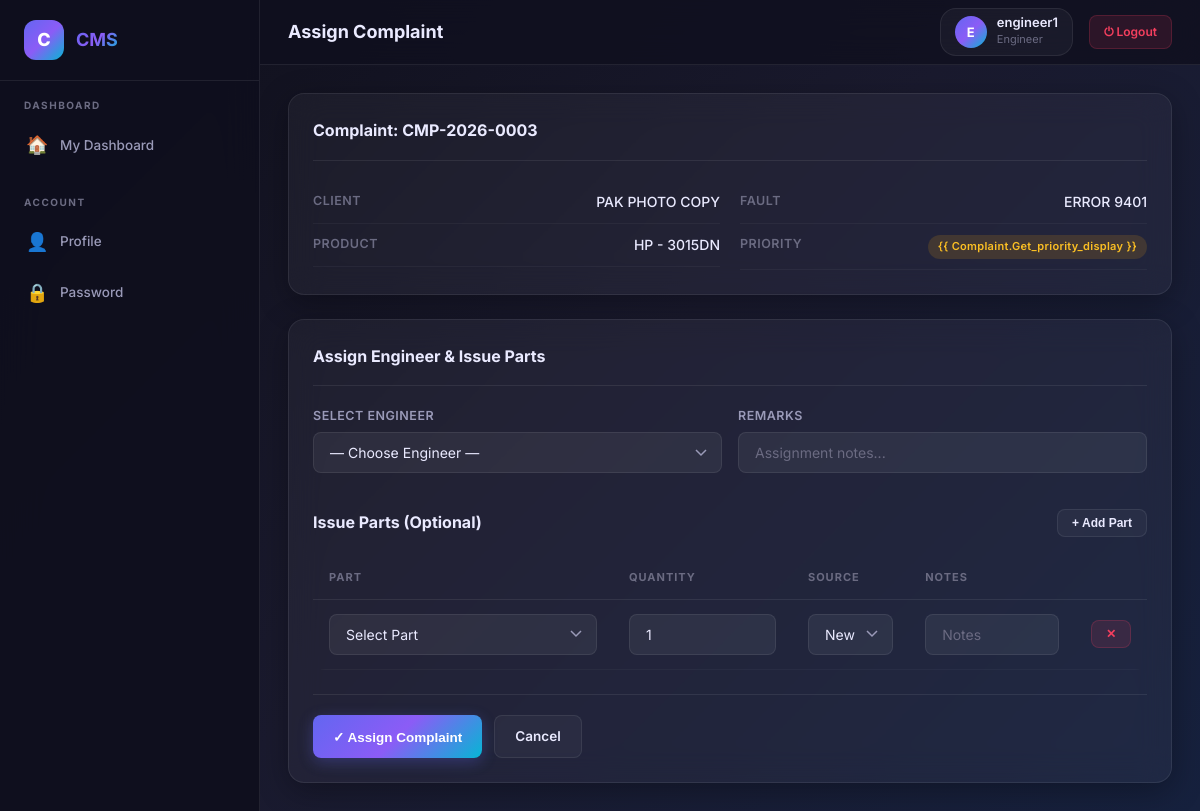
The page /complaints/8/assign/ (signed in) on the database its author committed.
### accounts/models.py (models this page shows, shortened)
class User(AbstractUser):
    ROLE_CHOICES = (
        ('admin', 'Admin'),
        ('engineer', 'Engineer'),
        ('operations', 'Operations'),  # NEW
        ('analytics', 'Analytics'),     # NEW
        ('manager', 'Manager'),         # NEW
    )
    role = models.CharField(max_length=20, choices=ROLE_CHOICES, default='engineer')
    contact_no = models.CharField(max_length=20, blank=True, null=True)

### complaints/models.py (models this page shows, shortened)
class Complaint(models.Model):
    STATUS_CHOICES = (
        ('new', 'New'),
        ('assigned', 'Assigned'),
        ('in_progress', 'In Progress'),
        ('resolved', 'Resolved'),        # ✅ NEW
        ('visit_only', 'Visit Only'),     # ✅ NEW
        ('cancel', 'Cancelled'),          # ✅ NEW
        ('closed', 'Closed'),
    )
    PRIORITY_CHOICES = (
        ('low', 'Low'),
        ('medium', 'Medium'),
        ('high', 'High'),
    )
    complaint_no = models.CharField(max_length=20, unique=True, editable=False)
    client = models.ForeignKey(Client, on_delete=models.CASCADE)
    product = models.ForeignKey(Product, on_delete=models.CASCADE)
    fault = models.ForeignKey(
        Fault,
        on_delete=models.PROTECT,
        null=True,
        blank=True
    )
    other_details = models.TextField(blank=True, default='')
    status = models.CharField(
        max_length=20,
        choices=STATUS_CHOICES,
        default='new'
    )
    priority = models.CharField(
        max_length=20,
        choices=PRIORITY_CHOICES,
        default='medium'
    )
    service_charge = models.DecimalField(
        max_digits=10,
        decimal_places=2,
        default=0.00,
        validators=[MinValueValidator(0)],
        help_text="Engineer service charges"
    )
    total_parts_cost = models.DecimalField(
        max_digits=10,
        decimal_places=2,
        default=0.00,
        validators=[MinValueValidator(0)],
        help_text="Total cost of parts used"
    )
    grand_total = models.DecimalField(
        max_digits=10,
        decimal_places=2,
        default=0.00,
        validators=[MinValueValidator(0)],
        help_text="Service Charge + Parts Cost"
    )
    is_free = models.BooleanField(
        default=False,
        help_text="Free service (no charges)"
    )
    is_amc = models.BooleanField(
        default=False,
        help_text="Under Annual Maintenance Contract"
    )
    is_warranty = models.BooleanField(
        default=False,
        help_text="Under Warranty"
    )
    resolved_at = models.DateTimeField(
        null=True,
        blank=True,
        help_text="When complaint was resolved"
    )
    resolved_by = models.ForeignKey(
        settings.AUTH_USER_MODEL,
        on_delete=models.SET_NULL,
        null=True,
        blank=True,
        related_name='resolved_complaints',
        help_text="Engineer who resolved"
    )
    resolution_remarks = models.TextField(
        blank=True,
        null=True,
        help_text="Remarks at time of resolution"
    )
    created_at = models.DateTimeField(auto_now_add=True)
    updated_at = models.DateTimeField(auto_now=True)
    class Meta:
        ordering = ['-created_at']
        indexes = [
            models.Index(fields=['status']),
            models.Index(fields=['complaint_no']),
            models.Index(fields=['resolved_at']),  # ✅ NEW index
        ]

class Fault(models.Model):
    fault_name = models.CharField(max_length=100, unique=True)
    description = models.TextField(blank=True, null=True)
    is_active = models.BooleanField(default=True)
    created_at = models.DateTimeField(auto_now_add=True)
    def __str__(self):
        return self.fault_name

### clients/models.py (models this page shows)
class Client(models.Model):
    name = models.CharField(max_length=200)
    primary_contact_no = models.CharField(max_length=20)
    alternate_contact_no = models.CharField(max_length=20, blank=True, null=True)
    email = models.EmailField(blank=True, null=True)
    office_address = models.TextField(blank=True, null=True)
    created_at = models.DateTimeField(auto_now_add=True)
    def __str__(self):
        return self.name

### products/models.py (models this page shows)
class Product(models.Model):
    brand_make = models.CharField(max_length=100)
    brand_model = models.CharField(max_length=100)
    product_type = models.CharField(max_length=100, blank=True, null=True)
    created_at = models.DateTimeField(auto_now_add=True)
    def __str__(self):
        return f"{self.brand_make} - {self.brand_model}"

### complaints/views.py (the view, shortened to what this page needs)
# urls.py: path('<int:pk>/assign/', views.assign_complaint, name='assign_complaint'),
@login_required
def assign_complaint(request, pk):
    complaint = get_object_or_404(Complaint, pk=pk)
    if complaint.status == 'assigned':
        messages.error(request, "This complaint is already assigned and cannot be reassigned.")
        return redirect('complaint_list')
    engineers = User.objects.filter(role='engineer', is_active=True)
    parts = Part.objects.filter(is_active=True)
    return render(request, 'complaints/assign_complaint.html', {
        'complaint': complaint,
        'engineers': engineers,
        'parts': parts
    })

### templates/complaints/assign_complaint.html (shortened to what this page needs)
{% extends 'base.html' %}
{% block page_title %}Assign Complaint{% endblock %}
{% block content %}
<div class="glass-card fade-up mb-3">
    <div class="card-header">
        <h3>Complaint: {{ complaint.complaint_no }}</h3>
    </div>
    <div class="detail-grid">
        <div>
            <div class="detail-row">
                <span class="detail-label">Client</span>
                <span class="detail-value">{{ complaint.client }}</span>
            </div>
            <div class="detail-row">
                <span class="detail-label">Product</span>
                <span class="detail-value">{{ complaint.product }}</span>
            </div>
        </div>
        <div>
            <div class="detail-row">
                <span class="detail-label">Fault</span>
                <span class="detail-value">{{ complaint.fault|default:"—" }}</span>
            </div>
            <div class="detail-row">
                <span class="detail-label">Priority</span>
                <span class="detail-value"><span class="badge badge-{{ complaint.priority }}">{{
                        complaint.get_priority_display }}</span></span>
            </div>
        </div>
    </div>
</div>
<div class="glass-card fade-up">
    <div class="card-header">
        <h3>Assign Engineer & Issue Parts</h3>
    </div>
    <form method="post" action="{% url 'assign_complaint' complaint.pk %}">
        <div class="form-row">
            <div class="form-group">
                <label class="form-label" for="engineer">Select Engineer</label>
                <select name="engineer" id="engineer" class="form-control" required>
                    <option value="">— Choose Engineer —</option>
                </select>
            </div>
            <div class="form-group">
                <label class="form-label" for="remarks">Remarks</label>
                <input type="text" name="remarks" id="remarks" class="form-control" placeholder="Assignment notes...">
            </div>
        </div>
        <div class="section-header mt-2">
            <h3 class="section-title">Issue Parts (Optional)</h3>
            <button type="button" id="add-part-row" class="btn btn-secondary btn-sm">+ Add Part</button>
        </div>
        <div class="table-container">
            <table class="data-table">
                <thead>
                    <tr>
                        <th>Part</th>
                        <th>Quantity</th>
                        <th>Source</th>
                        <th>Notes</th>
                        <th></th>
                    </tr>
                </thead>
                <tbody id="parts-body">
                    <tr>
                        <td>
                            <select name="part" class="form-control">
                                <option value="">Select Part</option>
                            </select>
                        </td>
                        <td><input type="number" name="quantity" class="form-control" value="1" min="1"></td>
                        <td>
                            <select name="source" class="form-control">
                                <option value="new">New</option>
                            </select>
                        </td>
                        <td><input type="text" name="notes" class="form-control" placeholder="Notes"></td>
                        <td><button type="button" class="btn btn-danger btn-sm remove-part-row">✕</button></td>
                    </tr>
                </tbody>
            </table>
        </div>
        <div class="form-actions">
            <button type="submit" class="btn btn-primary">✓ Assign Complaint</button>
            <a href="{% url 'complaint_list' %}" class="btn btn-secondary">Cancel</a>
        </div>
    </form>
</div>
{% endblock %}

### templates/base.html (shortened to what this page needs)
{% load static %}
<!DOCTYPE html>
<html lang="en">
<head>
  <link rel="stylesheet" href="{% static 'css/styles.css' %}">
</head>
<body>
  <div class="app-layout">
    <aside class="sidebar" id="sidebar">
      <div class="sidebar-brand">
        <div class="brand-icon">C</div>
        <h2>CMS</h2>
      </div>
      <nav class="sidebar-nav">
        {% if user.role == 'engineer' %}
        <div class="nav-section">
          <div class="nav-section-title">Dashboard</div>
          <a href="{% url 'engineer_dashboard' %}" class="nav-link">
            <span class="nav-icon">🏠</span> My Dashboard
          </a>
        </div>
        {% endif %}
        <div class="nav-section">
          <div class="nav-section-title">Account</div>
          <a href="{% url 'profile' %}" class="nav-link">
            <span class="nav-icon">👤</span> Profile
          </a>
          <a href="{% url 'change_password' %}" class="nav-link">
            <span class="nav-icon">🔒</span> Password
          </a>
        </div>
      </nav>
    </aside>
    <div class="main-content">
      <header class="top-navbar">
        <div class="navbar-left">
          <h1 class="page-title">{% block page_title %}Dashboard{% endblock %}</h1>
        </div>
        <div class="navbar-right">
          <div class="navbar-user">
            <div class="user-avatar">{{ user.username|first|upper }}</div>
            <div class="user-info">
              <span class="user-name">{{ user.username }}</span>
              <span class="user-role">{{ user.role }}</span>
            </div>
          </div>
          <a href="{% url 'logout' %}" class="btn-logout">⏻ Logout</a>
        </div>
      </header>
      <main class="page-content fade-up">
        {% block content %}{% endblock %}
      </main>
    </div>
  </div>
</body>
</html>

### rows shown on the page
User: username|first "E", username "engineer1", role "Engineer"
Complaint: complaint_no "CMP-2026-0003", client "PAK PHOTO COPY", product "HP - 3015DN", fault "ERROR 9401"
